Frame 1 (no input): blank canvas, image omitted
Frame 60 (the mouse pressed at the canvas centre just before this capture): blank canvas, image omitted
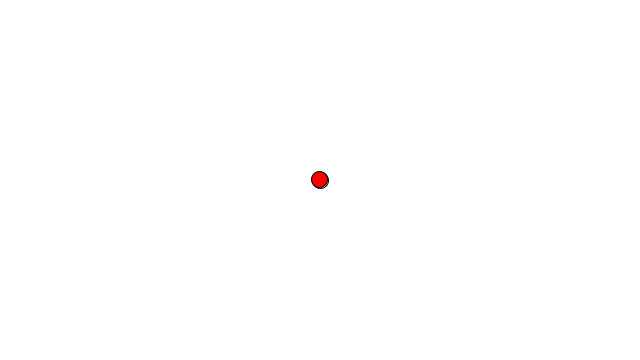
Frame 120 (the mouse held since frame 60 and released just before this capture)

The Processing sketch whose frames 1 and 60 were blank and that drew this single picture after the mouse press (run headless with seeded random() and noise(); from frame 60 on, the mouse is pressed at the canvas centre):

// Processing sketch: LerpExample
// ── LerpExample.pde
float x = 0;
float y = 0;

void setup() {
  size(640, 360);
}

void draw() {
  background(255);

  fill(255);
  ellipse(mouseX,mouseY, 16, 16);

  x = lerp(x, mouseX, 0.1);
  y = lerp(y, mouseY, 0.1);
  

  fill(255,0,0);
  ellipse(x,y, 16, 16);
}
